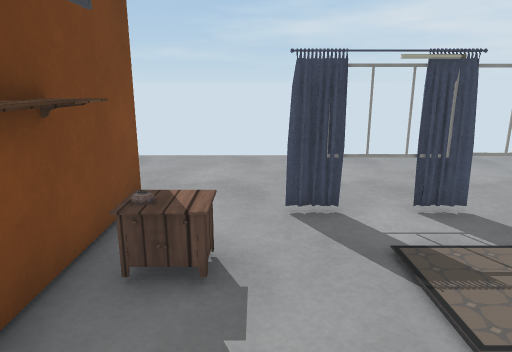
view 1 (above)

17 first-person views from a walk through a 3-D level made in the Unity game engine. The camera is 1.3 m above the floor, tilts 14° down and sees 70° across. The floor is counted in squares, 0.5 m on a side. Each view is taken from the middle of a square. On the plan, view 1 faces up. The plan holds only what a view shows up to about 20 squares ahead; the rest is blank. The place goes on beyond the plan. The player character is not drawn. Some surface patterns are stand-ins.

view 2
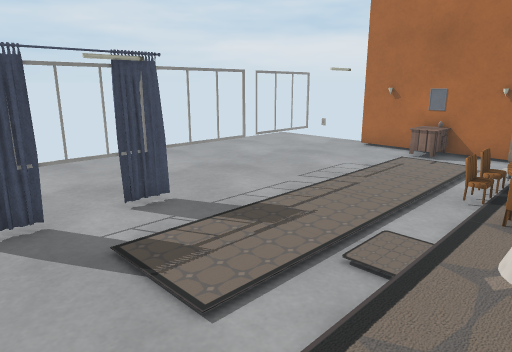

view 3
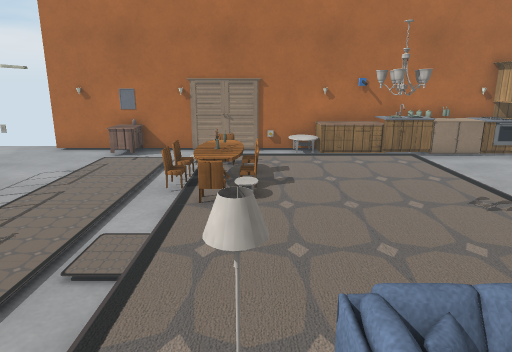

view 4
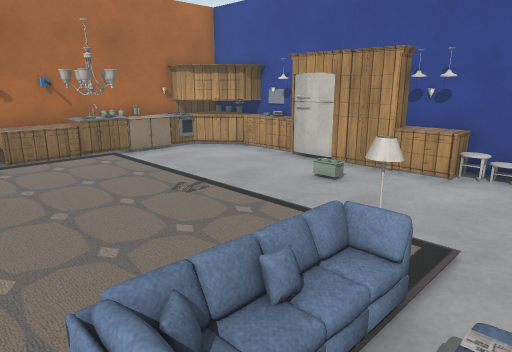

view 5
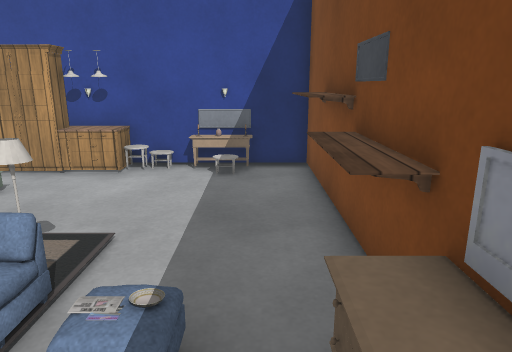

view 6
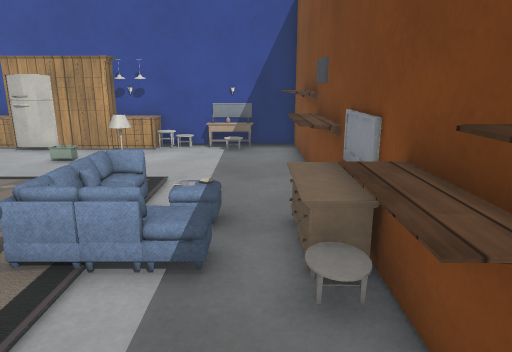

view 7
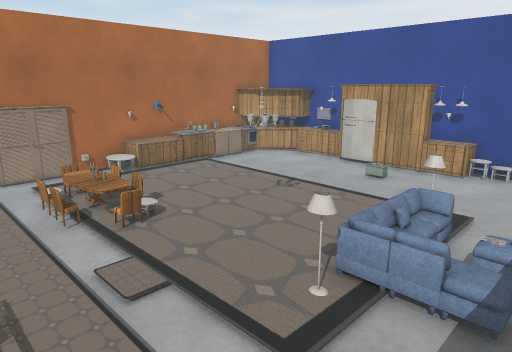

view 8
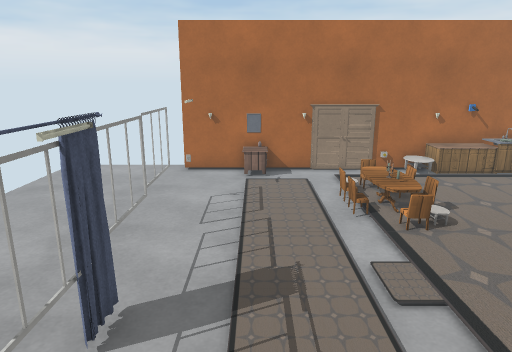

view 9
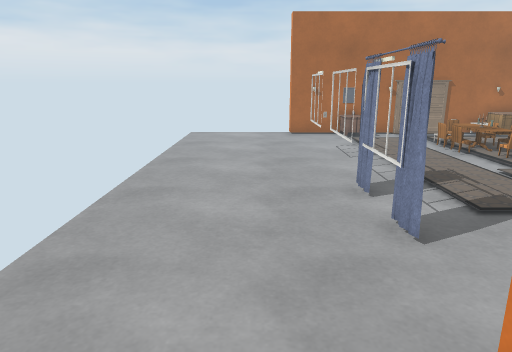

view 10
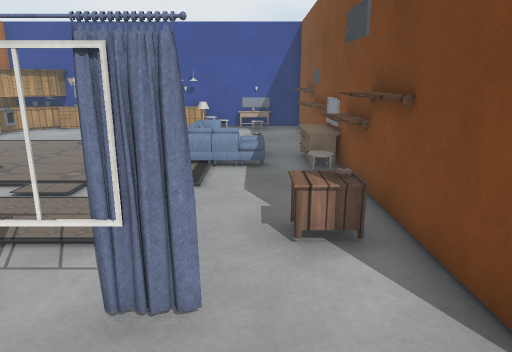

view 11
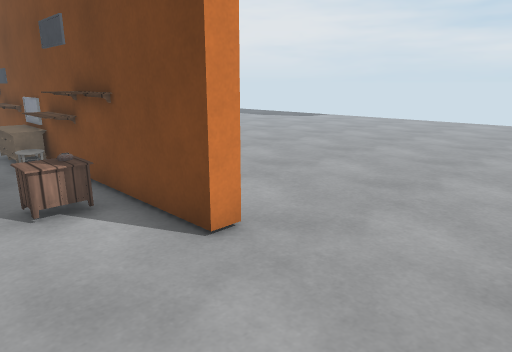

view 12
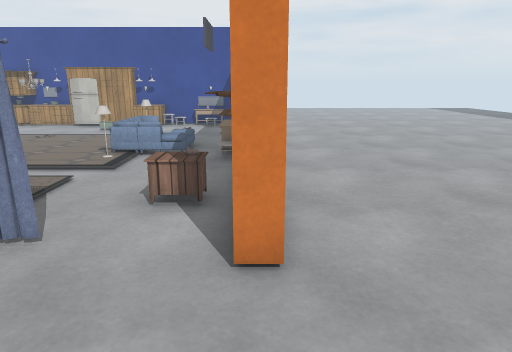

view 13
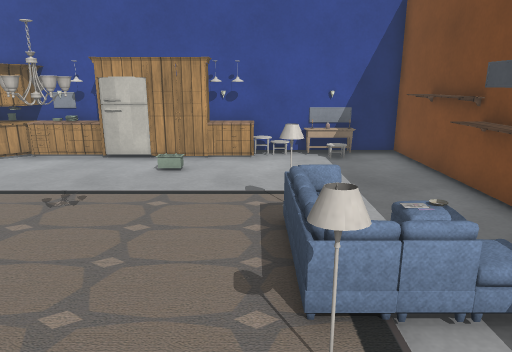

view 14
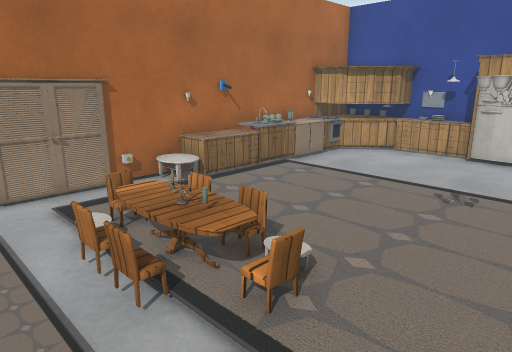

view 15
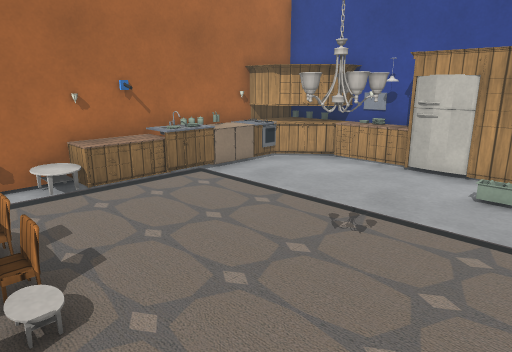

view 16
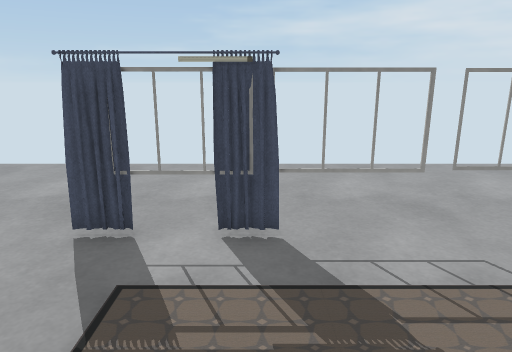

view 17
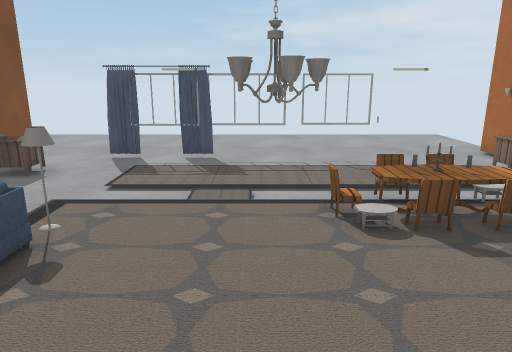

### Floor plan
Key: @ floor where view 1 was taken; # wall or solid block; . main floor; : floor 0.25 m higher than the main floor; + floor 0.5 m higher than the main floor; / step, stairs or slope; ^ raised ledge; T thing the floor can be seen under or through; S shelf; P painting; F sofa; C chandelier; U counter; I sink; L closet; E stove; R fridge; A TV; O other object.
Columns run from 20 left of view 1 to 15 right of it. Each row starts with its distance up from view 1.
 13                .....................
 12             ........................
 11        .............................
 10   ..................................
  9 ....................................
  8 .................#......TTTT.#.....#
  7 .................#...TTTT.....O.#..#
  6 .................#.................#
  5  ................#S+..............O#
  4   ...............#P................#
  3    ..............#S................#
  2     .............#S..........://...O
  1      ............#S........./////..O
  0       ...........#S.@.O.....//./...O
 -1        ..........#A.OOF............#
 -2        ..........#A...F...CC......:#
 -3       ...........#A.O.F...C.......U#
 -4      ........... #S...F...........O#
 -5      ........... #S...O..........II#
 -6     ............ #S..............IIO
 -7     ............ #S..............LLO
 -8                  #S..............LL#
 -9                  #S..............#E#
-10                  #..............^^^#
-11                  #.///.UOOURRROU#  #
-12                  #########   #OP####

Where each view was taken, in squares from view 1:
view 1: 0 up, 0 right, facing up
view 2: 0 up, 0 right, facing up-right
view 3: 0 up, 0 right, facing right
view 4: 0 up, 0 right, facing down-right
view 5: 0 up, 1 left, facing down
view 6: 4 up, 1 left, facing down
view 7: 5 up, 1 left, facing down-right
view 8: 5 up, 1 left, facing right
view 9: 10 up, 5 left, facing right
view 10: 11 up, 0 right, facing down
view 11: 13 up, 1 right, facing down-left
view 12: 13 up, 3 left, facing down
view 13: 3 up, 3 right, facing down
view 14: 4 up, 5 right, facing down-right
view 15: 1 up, 4 right, facing down-right
view 16: 1 up, 4 right, facing up
view 17: 6 down, 6 right, facing up
